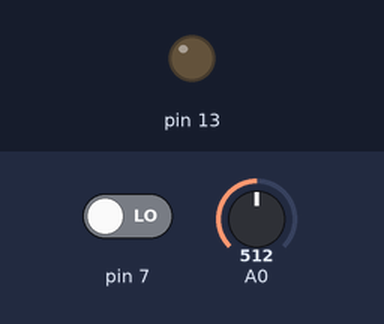
Recording of a sketch running on a simulated Arduino Uno, built with avr-gcc and run on an emulated ATmega328P. On the bench: output pins drawn as LEDs (lit = HIGH). The test bench sets the inputs (shaded band); at power-on: A0 = 512, pin 7 LOW.

Above: at 1.2 s.
1.3 s: A0 set to 883
2.8 s: A0 set to 911
At 3.4 s:
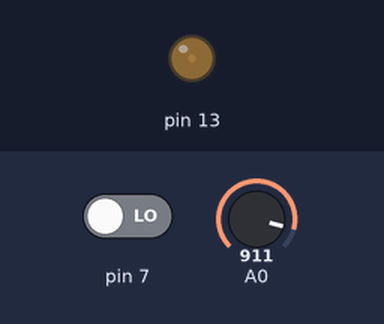
4.3 s: pin 7 driven HIGH
At 5.3 s:
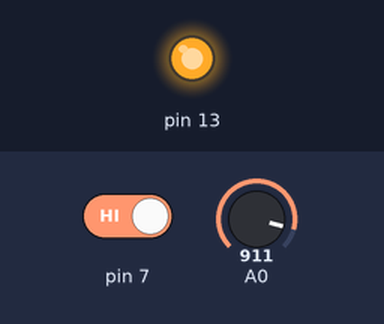
5.8 s: pin 7 driven LOW
At 6.4 s:
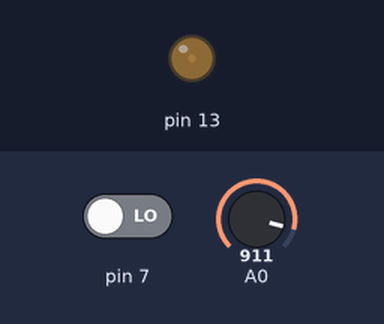
Timing chart, 0 to 8.3 s (numbered marks = the images above; inputs shaded):
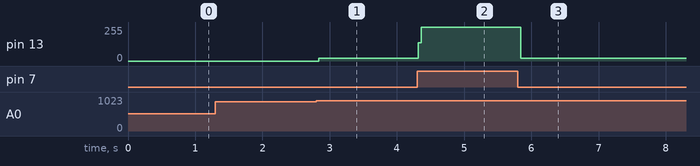

Measured:
- after the input at 1.3 s, every drawn part: stays the same
- after the input at 2.8 s, pin 13: 0/255 → 19/255 at once
- after the input at 4.3 s, pin 13: 19/255 → 255/255 at once
- after the input at 5.8 s, pin 13: 255/255 → 19/255 at once

The sketch:

arduino_valo_analog.ino
```cpp
// testi Linux 2019-08-15
void setup() {
  // LED on lähtönä
  pinMode(13,OUTPUT);
  // Alustetaan kytkin tuloksi
  pinMode(7,INPUT);
}

void loop() {
  /* Tutkitaan onko kytkintä painettu ja jos on niin
     sytytetään LED. Muussa tapauksessa sammutetaan se.*/
     if(digitalRead(7) == HIGH)
     {
       digitalWrite(13,HIGH);
     }
     else
     {
       digitalWrite(13,LOW);
     }

     /* Tutkitaan tuleeko varjo LDR-vastuksen eteen.
        Kokeile peittää anturi sormella!
     */
     int analogLDR = analogRead(0);
     if(analogLDR > 900) //muutettiin arvo isommaksi, ettei valo pala koko ajan
     {
       digitalWrite(13,HIGH);
     }
     else
     {
       digitalWrite(13,LOW);
     }
}
```
